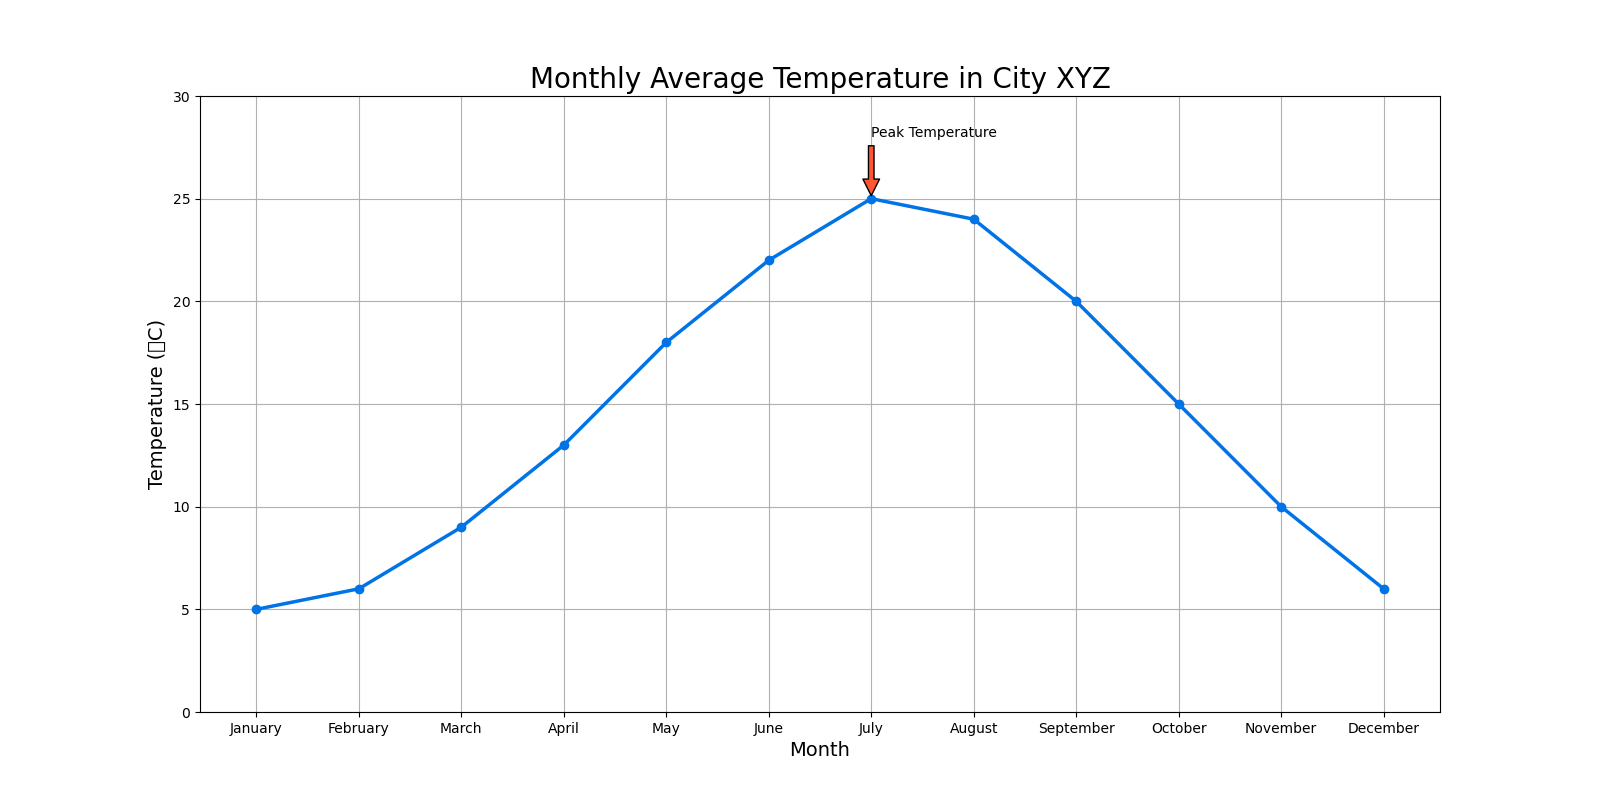

Generate this figure with Python:

import matplotlib.pyplot as plt

# Data
months = ['January', 'February', 'March', 'April', 'May', 'June', 'July', 'August', 'September', 'October', 'November', 'December']
temperatures = [5, 6, 9, 13, 18, 22, 25, 24, 20, 15, 10, 6]

# Plotting the line chart
plt.figure(figsize=(16, 8))  # Change width and height of the chart
plt.plot(months, temperatures, marker='o', linestyle='-', color='#0073e6', linewidth=2.5)  # Modify color scheme

# Adding title and labels
plt.title('Monthly Average Temperature in City XYZ', fontsize=20)
plt.xlabel('Month', fontsize=14)
plt.ylabel('Temperature (°C)', fontsize=14)

# Adding an annotation for the highest temperature
highest_temp_index = temperatures.index(max(temperatures))
highest_temp_month = months[highest_temp_index]
plt.annotate('Peak Temperature', xy=(highest_temp_index, max(temperatures)), xytext=(highest_temp_index, max(temperatures) + 3),
             arrowprops=dict(facecolor='#ff5733', shrink=0.05))

# Add a grid, set axis ranges and show the plot
plt.grid(True)
plt.ylim(0, 30)
plt.show()
